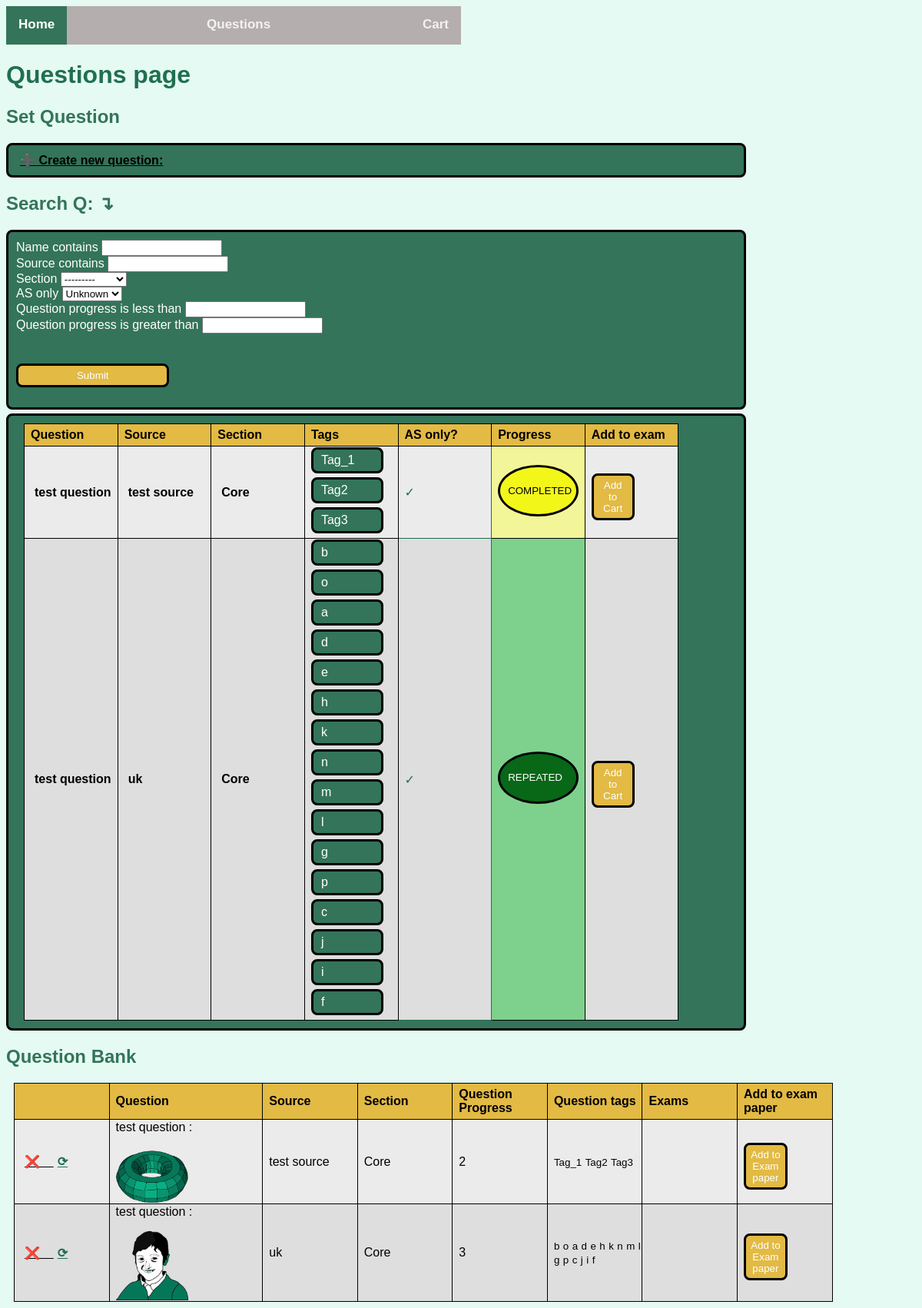
Screenshot of /questions/ with the database file from the repository.
### EB_app/models.py (models this page shows, shortened)
class Question(models.Model):
  name = models.CharField(unique=False, max_length=200)
  source = models.CharField(unique=False, max_length=200)
  Section_choices = [("Core","Core"),("Stats","Stats"),("Mechanics","Mechanics"),]
  section = models.CharField(default = "Core", max_length=10, choices= Section_choices)
  tags = TaggableManager()
  AS_only = models.BooleanField(default = True)
  marks =  models.IntegerField(null = True, blank = True, default = 3)
  question_progress = models.IntegerField(default = 0)
  publish_year = models.DateTimeField()
  digital = models.BooleanField(default = False)
  image = models.ImageField(null = True, blank = True)
  class Meta:
    ordering = ["question_progress"]

### EB_app/views.py (the view)
# urls.py: path("questions/", views.QuestionsView, name = 'questions'), #name=''questions'' consistent with base template nav bar
def QuestionsView(request):
    questions = Question.objects.all()
    question_filter = QuestionFilter(request.GET, queryset= questions) #applies QuestionFilter to query set
    context ={
        'questions': questions,
        'question_filter': question_filter
    }
    return render(request, "EB_app/questions.html", context)

### EB_app/templates/EB_app/questions.html (shortened to what this page needs)
{% extends "EB_app/base.html" %}
{% load static %}
{% load crispy_forms_tags %}
{% block head %}
  <link rel="stylesheet" href = "{% static 'EB_app/style.css' %}">
{% endblock %}
{% block content %}
 <h1>Questions page</h1>
 <h2>Set Question</h2>
 <container>
    <a href="{% url "create_question" %}" > ➕ Create new question:  </a>
 </container>
 <h2>Search Q: ↴ </h2>
 <container>
  <form method = "get">
    {{ question_filter.form|crispy}}
    <button type ="submit" class="yellow_button"> Submit</button>
  </form>
 </container>
 <container>
   <table>
   <thead>
    <tr>
      <th>Question</th>
      <th>Source</th>
      <th>Section</th>
      <th>Tags</th>
      <th>AS only?</th>
      <th>Progress</th>
      <th>Add to exam</th>
    </tr>
  </thead>
  <tbody>
    {% for question in question_filter.qs %}
      <tr>
        <td>
          <a>{{ question.name}}</a>
        </td>
        <td>
            <a>{{ question.source}}</a>
        </td>
        <td>
            <a>{{ question.section}}</a>
        </td>
        <td>
            {% for tag in question.tags.all %}
            <small_container>{{ tag }}</small_container>
            {% endfor %}
        </td>
        <td id="green_tick">
          {% if question.AS_only == True %}
          ✓
         {% endif %}
        </td>
        {% if question.question_progress == 0 %}
        <td id="zero_progress_cell">
        <container id="zero_progress">
        <p>UNATTEMPTED</p>
        </container>
        </td>
        {% elif question.question_progress == 1 %}
          <td id="one_progress_cell" >
            <container id="one_progress">
             <p>ATTEMPTED</p>
            </container>
          </td>
        {% elif question.question_progress == 2 %}
          <td id="two_progress_cell">
            <container  id="two_progress">
             <p>COMPLETED</p>
            </container>
          </td>
        {% else %}
          <td id="three_progress_cell">
            <container  id="three_progress">
             <p>REPEATED</p>
            </container>
          </td>
        {% endif %}
        <td>
          <button data-question="{{question.id}}" data-action="add" class="btn btn-outline-secondary add-btn update-cart">Add to Cart</button>
       </td>
      </tr>
      {% endfor %}
  </tbody>
  </table>
 </container>
 <h2>Question Bank</h2>
    <table class="questions-table">
      <thead>
        <tr>
          <th></th>
          <th class="wide_th">Question</th>
          <th>Source</th>
          <th>Section</th>
          <th>Question Progress</th>
          <th>Question tags</th>
          <th>Exams</th>
          <th>Add to exam paper</th>
        </tr>
      </thead>
      <tbody>
        {% for question in questions %}
          <tr>
            <td>
                <a href="{% url "delete_question" question.id %}" > ❌ &nbsp&nbsp </a>
                <a style="color: #206f50" href="{% url "update_question" question.id %}" >⟳ </a>
            </td>
            <td>
              {{ question.name}} :
              {% if question.image %}
              <img class="thumbnail" src="{{question.image.url}}">
            {% else %}
              <img class="thumbnail" src="{% static 'images/placeholder.png' %}">
            {% endif %}
            </td>
            <td>
                {{ question.source}}
            </td>
            <td>
              {{ question.section}}
            </td>
            <td>
              {{ question.question_progress}}
            </td>
            <td>
               {% for tag in question.tags.all %}
                <small>{{ tag }}</small>
                {% endfor %}
            </td>
            <td>
           </td>
           <td>
            <button data-question="{{question.id}}" data-action="add" class="btn btn-outline-secondary add-btn update-cart">Add to Exam paper</button>
         </td>
          </tr>
          {% endfor %}
        </tbody>
      </table>
{% endblock %}

### static/EB_app/style.css (style rules this page uses)
html * { font-family: Helvetica, Arial, sans-serif }
h1 { color: #206f50; }
h2 { color: #34745a; }
body { background-color: rgb(228, 250, 242) }
.thumbnail { height: 50%; width: 50%; }
table, th, td { border: 1px solid; border-collapse: collapse; width: 90%; text-align: left; padding-left: 8px; margin-left: 10px; table-layout: fixed; color: black; }
th { padding-top: 5px; padding-bottom: 5px; background-color: #e2ba44; border-color: black; color: black; }
.wide_th { width: 150%; padding-top: 5px; padding-bottom: 5px; background-color: #e2ba44; border-color: black; color: black; }
tr:nth-child(even) { background-color: #dedede; }
tr:nth-child(odd) { background-color: #ebebeb; }
container { color: white; display: flex; background-color: #34745a; width: 80%; align-items: left; justify-content: left; border-style: solid; border-radius: 8px; border-width: 3px; border-color: black; margin-bottom: 5px; padding-left: 10px; padding-top: 10px; padding-bottom: 10px; }
small_container { color: white; display: flex; background-color: #34745a; width: 70%; align-items: center; justify-content: left; border-style: solid; border-radius: 8px; border-width: 3px; border-color: black; margin-bottom: 5px; padding-top: 5px; padding-left: 10px; padding-bottom: 5px; }
#green_tick { color: #206f50; }
a { color: black; text-align: left; padding-left: 5px; font-weight: bold; }
button { color: white; background-color: #e2ba44; width: 50%; align-items: center; justify-content: left; border-style: solid; border-radius: 8px; border-width: 3px; border-color: black; margin-top: 10%; padding-top: 5px; padding-bottom: 5px; }
#two_progress { background: rgb(243, 247, 25); color: black;font-size: smaller; border-radius: 50%; }
#three_progress { background: rgb(9, 103, 24);font-size: smaller; border-radius: 50%; }
#two_progress_cell { background: rgb(243, 245, 153); color: black; }
#three_progress_cell { background: rgb(126, 209, 140); }
img { width: 30px; height: 30px; }

### rows the page displays
Question: name "test question", source "test source", section "Core", shows "COMPLETED", image (picture), question_progress "2"
Tag: name "Tag_1"
Tag: name "Tag2"
Tag: name "Tag3"
Question: name "test question", source "uk", section "Core", shows "REPEATED", image (picture), question_progress "3"
Tag: name "b"
Tag: name "o"
Tag: name "a"
Tag: name "d"
Tag: name "e"
Tag: name "h"
Tag: name "k"
Tag: name "n"
Tag: name "m"
Tag: name "l"
Tag: name "g"
Tag: name "p"
Tag: name "c"
Tag: name "j"
Tag: name "i"
Tag: name "f"
